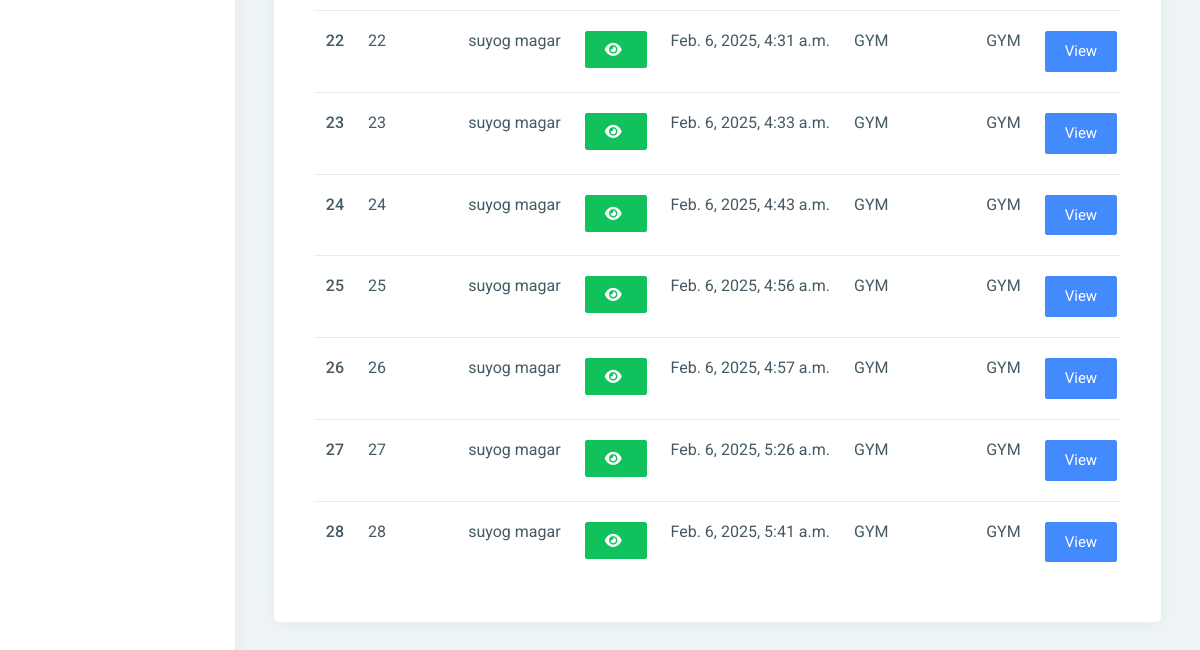
/new_booking/ (signed in, lower part), run on an earlier commit of the app's database.
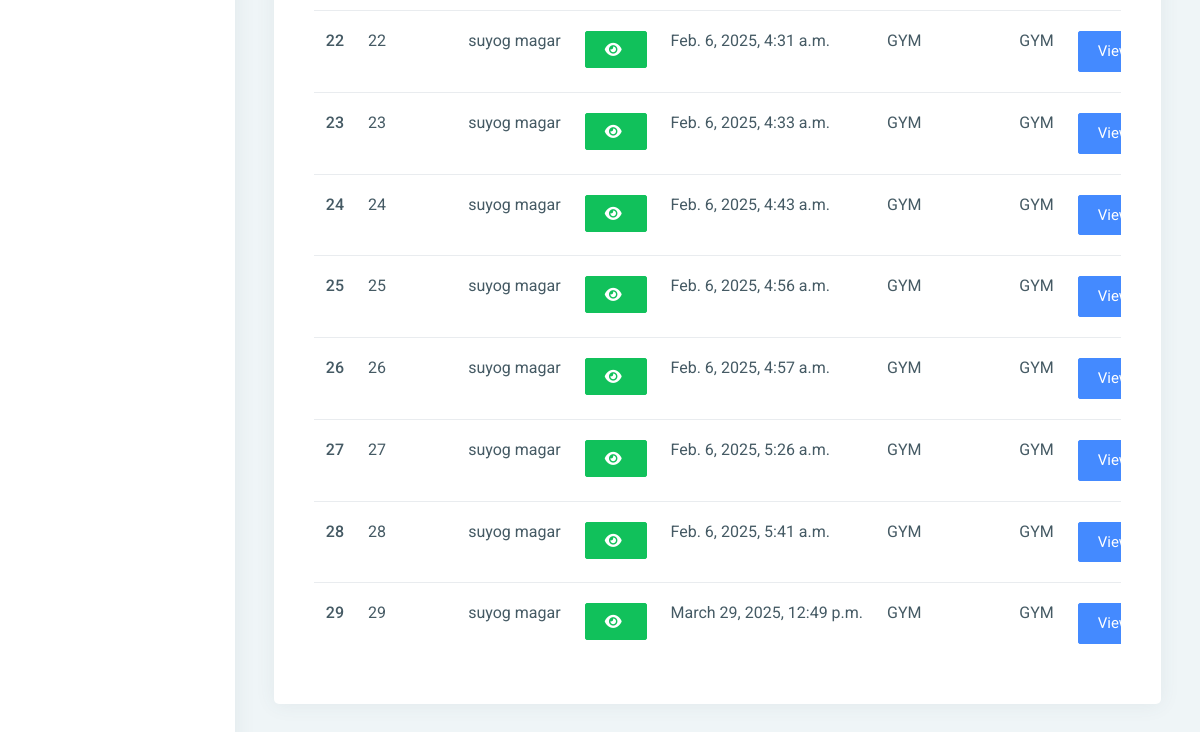
And on a later commit of the database.
### app/models.py (models this page shows, shortened)
class Booking(models.Model):
    package = models.ForeignKey(Package, on_delete=models.CASCADE, null=True, blank=True)
    register = models.ForeignKey(Signup, on_delete=models.CASCADE, null=True, blank=True)
    bookingnumber = models.CharField(max_length=100, null=True, blank=True)
    status = models.IntegerField(choices=STATUS, default=1)
    creationdate = models.DateTimeField(auto_now_add=True)

class Signup(models.Model):
    user = models.OneToOneField(User, on_delete=models.CASCADE, null=True)  # One-to-One link with User
    mobile = models.CharField(max_length=15, null=True)
    state = models.CharField(max_length=150, null=True)
    city = models.CharField(max_length=150, null=True)
    address = models.CharField(max_length=200, null=True)
    creationdate = models.DateTimeField(auto_now_add=True)

class Package(models.Model):
    category = models.ForeignKey(Category, on_delete=models.CASCADE, null=True)
    packagename = models.ForeignKey(Packagetype, on_delete=models.CASCADE, null=True)
    titlename = models.CharField(max_length=200, null=True)
    packageduration = models.CharField(max_length=50, null=True)
    price = models.DecimalField(max_digits=10, decimal_places=2, null=True)
    description = models.TextField(null=True)
    creationdate = models.DateTimeField(auto_now_add=True)

class Packagetype(models.Model):
    category = models.ForeignKey(Category, on_delete=models.CASCADE, null=True)
    packagename = models.CharField(max_length=200, null=True)
    creationdate = models.DateTimeField(auto_now_add=True)
    def __str__(self):
        return self.packagename

### app/views.py (the view)
# urls.py: path('new_booking/', new_booking, name='new_booking'),
@login_required(login_url='/admin_login/')
def new_booking(request):
    action = request.GET.get('action')
    data = Booking.objects.filter()
    if action == "New":
        data = data.filter(status="1")
    elif action == "Partial":
        data = data.filter(status="2")
    elif action == "Full":
        data = data.filter(status="3")
    elif action == "Total":
        data = data.filter()
    if request.user.is_staff:
        return render(request, "admin/new_booking.html", locals())
    else:
        return render(request, "booking_history.html", locals())

### templates/admin/new_booking.html (shortened to what this page needs)
{% extends 'admin_base.html' %}
{% load static %}
{% block main %}
<link rel="stylesheet" href="https://cdnjs.cloudflare.com/ajax/libs/font-awesome/6.2.0/css/all.min.css" />
<div class="pcoded-inner-content">
    <div class="main-body">
        <div class="page-wrapper">
            <div class="page-body">
                <div class="row">
                    <div class="col-md-12">
                        <div class="card">
                            <div class="card-block">
                                <div class="card-block table-border-style">
                                    <div class="table-responsive">
                                        <table class="table">
                                            <tbody>
                                            {% for i in data %}
                                            <tr>
                                                <th scope="row">{{forloop.counter}}</th>
                                                <td>{{i.id}}</td>
                                                <td>{{i.register.user.first_name}} {{i.register.user.last_name}}</td>
                                                 <td><span id="email-{{forloop.counter}}" class="password">{{i.register.user.username}}</span>
                                                     <button type="button" class="btn btn-success" id="email-btn-{{forloop.counter}}" onclick="togglePassword('email-{{forloop.counter}}', this.id)"><i class="fa fa-eye"></i></button>
                                                 </td>
                                                 <td>{{i.creationdate}}</td>
                                                <td>{{i.package.packagename}}</td>
                                                <td>{{i.package.titlename}}</td>
                                                <td><a href="{% url 'booking_detail' i.id %}"
                                                       class="btn btn-primary">View</a> |
                                                </td>
                                            </tr>
                                            {% endfor %}
                                            </tbody>
                                        </table>
                                    </div>
                                </div>
                            </div>
                        </div>
                    </div>
                </div>
            </div>
        </div>
    </div>
</div>
{% endblock %}

What changed in the data, as far as the page shows it:
added Booking: id "29", register.user.first_name "suyog", register.user.last_name "magar", creationdate "March 29, 2025, 12:49 p.m.", package.packagename "GYM", package.titlename "GYM"
